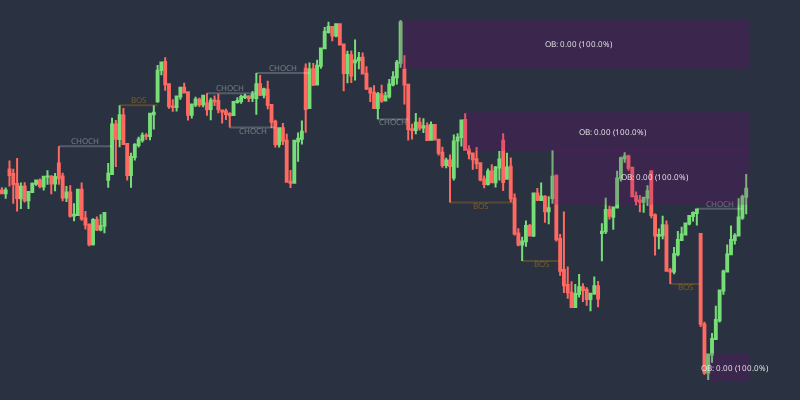

Here is the notebook cell this chart was saved with:
### Code cell
fig = create_smc_plot(df_30t, rangebreak_30t,  dvalue= 30)
fig.show()

### Figure 1 — Plotly figure (JSON) as saved in the notebook; plotly's stock layout.template omitted (floating-point values rounded to 4 significant figures; data arrays with more than 128 entries replaced by an {"elided": "..."} marker saying what was removed)
{"data": [{"close": {"elided": "200 float values"}, "decreasing": {"line": {"color": "#ff6962"}}, "high": {"elided": "200 float values"}, "increasing": {"line": {"color": "#77dd76"}}, "low": {"elided": "200 float values"}, "open": {"elided": "200 float values"}, "type": "candlestick", "x": {"elided": "200 str values"}}, {"line": {"color": "rgba(255, 255, 255, 0.2)"}, "mode": "lines", "type": "scatter", "x": ["2024-08-22T20:30:00", "2024-08-23T21:00:00"], "y": [41030.0, 41030.0]}, {"mode": "text", "text": "CHOCH", "textfont": {"color": "rgba(255, 255, 255, 0.4)", "size": 8}, "textposition": "top center", "type": "scatter", "x": ["2024-08-23T00:00:00"], "y": [41030.0]}, {"line": {"color": "rgba(255, 165, 0, 0.2)"}, "mode": "lines", "type": "scatter", "x": ["2024-08-23T22:00:00", "2024-08-26T20:30:00"], "y": [41210.0, 41210.0]}, {"mode": "text", "text": "BOS", "textfont": {"color": "rgba(255, 165, 0, 0.4)", "size": 8}, "textposition": "top center", "type": "scatter", "x": ["2024-08-24T00:30:00"], "y": [41210.0]}, {"line": {"color": "rgba(255, 255, 255, 0.2)"}, "mode": "lines", "type": "scatter", "x": ["2024-08-27T20:30:00", "2024-08-28T20:30:00"], "y": [41260.0, 41260.0]}, {"mode": "text", "text": "CHOCH", "textfont": {"color": "rgba(255, 255, 255, 0.4)", "size": 8}, "textposition": "top center", "type": "scatter", "x": ["2024-08-27T23:30:00"], "y": [41260.0]}, {"line": {"color": "rgba(255, 255, 255, 0.2)"}, "mode": "lines", "type": "scatter", "x": ["2024-08-27T23:30:00", "2024-08-28T23:00:00"], "y": [41110.0, 41110.0]}, {"mode": "text", "text": "CHOCH", "textfont": {"color": "rgba(255, 255, 255, 0.4)", "size": 8}, "textposition": "bottom center", "type": "scatter", "x": ["2024-08-28T02:30:00"], "y": [41110.0]}, {"line": {"color": "rgba(255, 255, 255, 0.2)"}, "mode": "lines", "type": "scatter", "x": ["2024-08-28T20:30:00", "2024-08-29T21:00:00"], "y": [41350.0, 41350.0]}, {"mode": "text", "text": "CHOCH", "textfont": {"color": "rgba(255, 255, 255, 0.4)", "size": 8}, "textposition": "top center", "type": "scatter", "x": ["2024-08-29T00:00:00"], "y": [41350.0]}, {"line": {"color": "rgba(255, 255, 255, 0.2)"}, "mode": "lines", "type": "scatter", "x": ["2024-08-30T23:30:00", "2024-09-03T21:00:00"], "y": [41150.0, 41150.0]}, {"mode": "text", "text": "CHOCH", "textfont": {"color": "rgba(255, 255, 255, 0.4)", "size": 8}, "textposition": "bottom center", "type": "scatter", "x": ["2024-08-31T01:30:00"], "y": [41150.0]}, {"line": {"color": "rgba(255, 165, 0, 0.2)"}, "mode": "lines", "type": "scatter", "x": ["2024-09-04T02:30:00", "2024-09-05T22:00:00"], "y": [40780.0, 40780.0]}, {"mode": "text", "text": "BOS", "textfont": {"color": "rgba(255, 165, 0, 0.4)", "size": 8}, "textposition": "bottom center", "type": "scatter", "x": ["2024-09-05T00:00:00"], "y": [40780.0]}, {"line": {"color": "rgba(255, 165, 0, 0.2)"}, "mode": "lines", "type": "scatter", "x": ["2024-09-05T23:00:00", "2024-09-06T21:30:00"], "y": [40520.0, 40520.0]}, {"mode": "text", "text": "BOS", "textfont": {"color": "rgba(255, 165, 0, 0.4)", "size": 8}, "textposition": "bottom center", "type": "scatter", "x": ["2024-09-06T01:30:00"], "y": [40520.0]}, {"line": {"color": "rgba(255, 165, 0, 0.2)"}, "mode": "lines", "type": "scatter", "x": ["2024-09-10T23:00:00", "2024-09-11T20:30:00"], "y": [40420.0, 40420.0]}, {"mode": "text", "text": "BOS", "textfont": {"color": "rgba(255, 165, 0, 0.4)", "size": 8}, "textposition": "bottom center", "type": "scatter", "x": ["2024-09-11T01:00:00"], "y": [40420.0]}, {"line": {"color": "rgba(255, 255, 255, 0.2)"}, "mode": "lines", "type": "scatter", "x": ["2024-09-11T02:30:00", "2024-09-12T02:00:00"], "y": [40750.0, 40750.0]}, {"mode": "text", "text": "CHOCH", "textfont": {"color": "rgba(255, 255, 255, 0.4)", "size": 8}, "textposition": "top center", "type": "scatter", "x": ["2024-09-11T23:00:00"], "y": [40750.0]}], "layout": {"annotations": [{"align": "center", "font": {"color": "rgba(250, 250, 250, 1)", "size": 8}, "showarrow": false, "text": "OB: 0.00 (100.0%)", "x": "2024-09-12T01:00:00", "xref": "x", "y": 40050.0, "yref": "y"}, {"align": "center", "font": {"color": "rgba(250, 250, 250, 1)", "size": 8}, "showarrow": false, "text": "OB: 0.00 (100.0%)", "x": "2024-09-07T00:00:00", "xref": "x", "y": 41480.0, "yref": "y"}, {"align": "center", "font": {"color": "rgba(250, 250, 250, 1)", "size": 8}, "showarrow": false, "text": "OB: 0.00 (100.0%)", "x": "2024-09-09T22:00:00", "xref": "x", "y": 41090.0, "yref": "y"}, {"align": "center", "font": {"color": "rgba(250, 250, 250, 1)", "size": 8}, "showarrow": false, "text": "OB: 0.00 (100.0%)", "x": "2024-09-10T21:00:00", "xref": "x", "y": 40890.0, "yref": "y"}], "font": {"color": "white"}, "height": 400, "margin": {"b": 0, "l": 0, "pad": 50, "r": 50, "t": 0}, "paper_bgcolor": "rgba(34, 42, 58, 0.8)", "plot_bgcolor": "rgba(34, 42, 58, 0.8)", "shapes": [{"fillcolor": "Purple", "legendgroup": "bullish ob", "line": {"color": "Purple"}, "name": "Bullish OB", "opacity": 0.2, "showlegend": true, "type": "rect", "x0": "2024-09-11T21:30:00", "x1": "2024-09-12T21:30:00", "y0": 39990.0, "y1": 40110.0}, {"fillcolor": "Purple", "legendgroup": "bearish ob", "line": {"color": "Purple"}, "name": "Bearish OB", "opacity": 0.2, "showlegend": true, "type": "rect", "x0": "2024-08-31T02:30:00", "x1": "2024-09-12T21:30:00", "y0": 41370.0, "y1": 41590.0}, {"fillcolor": "Purple", "legendgroup": "bearish ob", "line": {"color": "Purple"}, "name": "Bearish OB", "opacity": 0.2, "showlegend": true, "type": "rect", "x0": "2024-09-04T22:00:00", "x1": "2024-09-12T21:30:00", "y0": 41010.0, "y1": 41170.0}, {"fillcolor": "Purple", "legendgroup": "bearish ob", "line": {"color": "Purple"}, "name": "Bearish OB", "opacity": 0.2, "showlegend": true, "type": "rect", "x0": "2024-09-06T20:30:00", "x1": "2024-09-12T21:30:00", "y0": 40770.0, "y1": 41010.0}], "showlegend": false, "width": 800, "xaxis": {"rangebreaks": [{"dvalue": 1800000, "values": {"elided": "896 str values"}}], "rangeslider": {"visible": false}, "showgrid": false, "showline": false, "showticklabels": false, "visible": true, "zeroline": false}, "yaxis": {"showticklabels": false, "visible": false}}}
